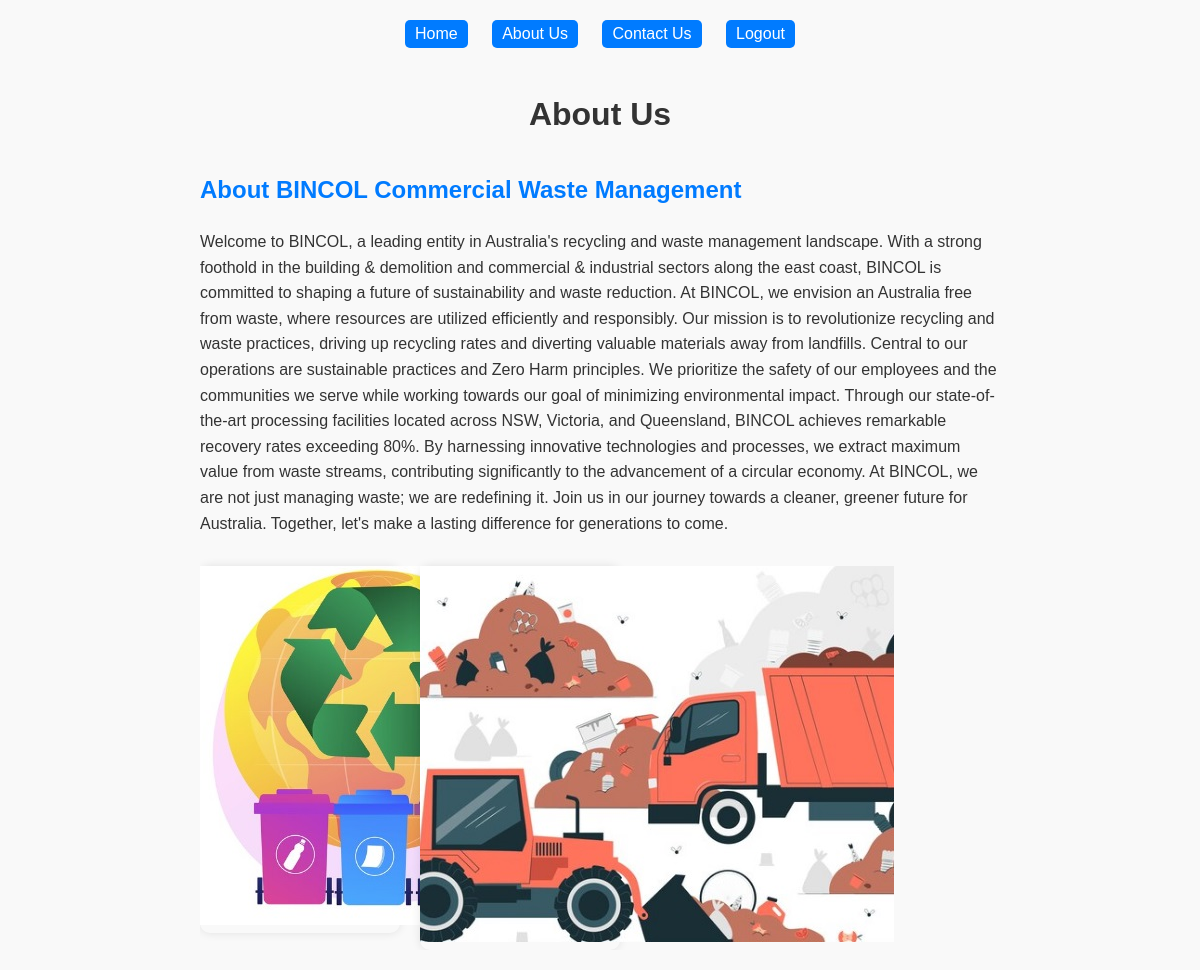
The page /about-us/ on the database its author committed.
### bincol_pro/models.py (models this page shows)
class AboutUs(models.Model):
    title = models.CharField(max_length=100)
    content = models.TextField()

### bincol_pro/views.py (the view)
# urls.py: path('about-us/', views.about_us, name='about_us'),
def about_us(request):
    about_page = AboutUs.objects.first()  # Assuming there's only one About Us page
    return render(request, 'about_us.html', {'about_page': about_page})

### bincol_pro/templates/about_us.html (shortened to what this page needs)
<!DOCTYPE html>
<html lang="en">
<head>
</head>
<body>
    <div class="container">
        <div class="button-container">
            <button onclick="window.location.href='{% url 'home' %}'">Home</button>
            <button onclick="window.location.href='{% url 'about_us' %}'">About Us</button>
            <button onclick="window.location.href='{% url 'contact_us' %}'">Contact Us</button>
            <button onclick="window.location.href='{% url 'login' %}'">Logout</button>
        </div>
        <div class="content">
            <div class="about-text">
                <h1>About Us</h1>
                <h2>{{ about_page.title }}</h2>
                <p>{{ about_page.content }}</p>
            </div>
            <div class="about-image">
                <img src="\static\about_us_a.jpg" alt="About Image 1">
            </div>
            <div class="about-image">
                <img src="\static\about_us_b.jpg" alt="About Image 2">
            </div>
        </div>
    </div>
</body>
</html>

### bincol_pro/templates/about_us.html (style rules this page uses)
body { font-family: Arial, sans-serif; background-color: #f9f9f9; margin: 0; padding: 0; box-sizing: border-box; line-height: 1.6; color: #333; }
.container { max-width: 800px; margin: 20px auto; padding: 0 20px; }
.button-container { text-align: center; margin-bottom: 20px; }
.button-container button { text-decoration: none; color: #333; margin: 0 10px; padding: 5px 10px; border: 1px solid #ccc; border-radius: 5px; background-color: #007bff; color: #fff; border: none; border-radius: 5px; cursor: pointer; font-size: 16px; transition: background-color 0.3s ease; }
.content { overflow: hidden; }
.about-image { float: left; margin-right: 20px; max-width: 200px; height: auto; border-radius: 10px; box-shadow: 0 0 10px rgba(0, 0, 0, 0.1); }
.about-text { margin-top: 20px; }
h1 { text-align: center; margin-bottom: 30px; }
h2 { font-size: 24px; margin-bottom: 20px; color: #007bff; }
p { font-size: 16px; margin-bottom: 30px; }

### rows shown on the page
AboutUs: title "About BINCOL Commercial Waste Management", content "Welcome to BINCOL, a leading entity in Australia's recycling and waste management landscape. With a strong foothold in the building & demolition and commercial & industrial sectors along the east coast, BINCOL is committed to shaping a future of sustainability and waste reduction. At BINCOL, we envision an Australia free from waste, where resources are utilized efficiently and responsibly. Our mission is to revolutionize recycling and waste practices, driving up recycling rates and diverting valuable materials away from landfills. Central to our operations are sustainable practices and Zero Harm principles. We prioritize the safety of our employees and the communities we serve while working…"
